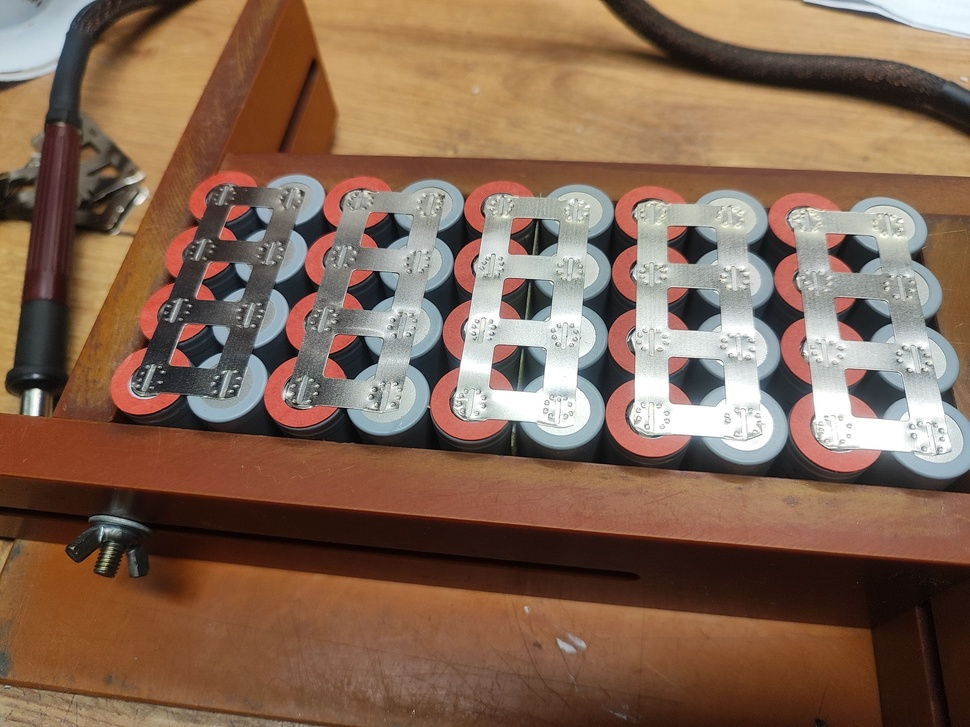
#> input picture photos/5.jpg, 970 x 727 px, shrunk from 2048 x 1536 before the run, found by its file name
$ python circleRecognising.py
#> lines starting #> are read from the running program, lines starting #| are printed output that depends on the picture; after the words box and inside, x2 and y2 are one past the last pixel; in counts of white or black regions, pixels touching at a corner belong together
import cv2
import numpy as np

# Carica l'immagine
img = cv2.imread("photos/5.jpg")
#> img is the input picture: shape (727, 970, 3); mean B, G, R 83.1, 102.8, 131.9
output = img.copy()

# Converti in scala di grigi
gray = cv2.cvtColor(img, cv2.COLOR_BGR2GRAY)
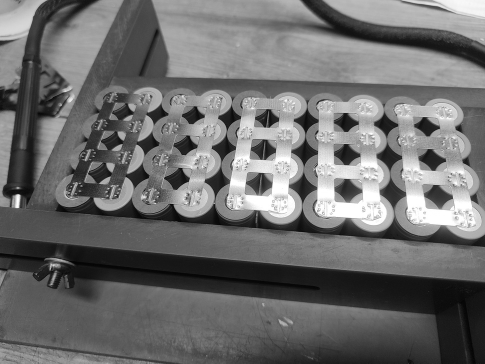
#> gray: shape (727, 970) (shown at 1/2 size); min 0, max 255, mean 109.3

# Applica un blur per ridurre il rumore (facilita il rilevamento dei cerchi)
gray_blurred = cv2.GaussianBlur(gray, (9, 9), 2)
gray_blurred = cv2.GaussianBlur(gray_blurred, (9, 9), 2)
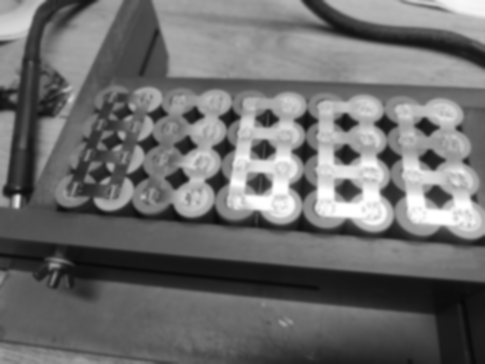
#> gray_blurred: shape (727, 970) (shown at 1/2 size); min 8, max 255, mean 109.3
gray_blurred = cv2.GaussianBlur(gray_blurred, (9, 9), 2)
gray_blurred = cv2.GaussianBlur(gray_blurred, (9, 9), 2)

# Applica il filtro di Canny (opzionale ma utile per visualizzare i bordi)
edges = cv2.Canny(gray_blurred, 30, 90)
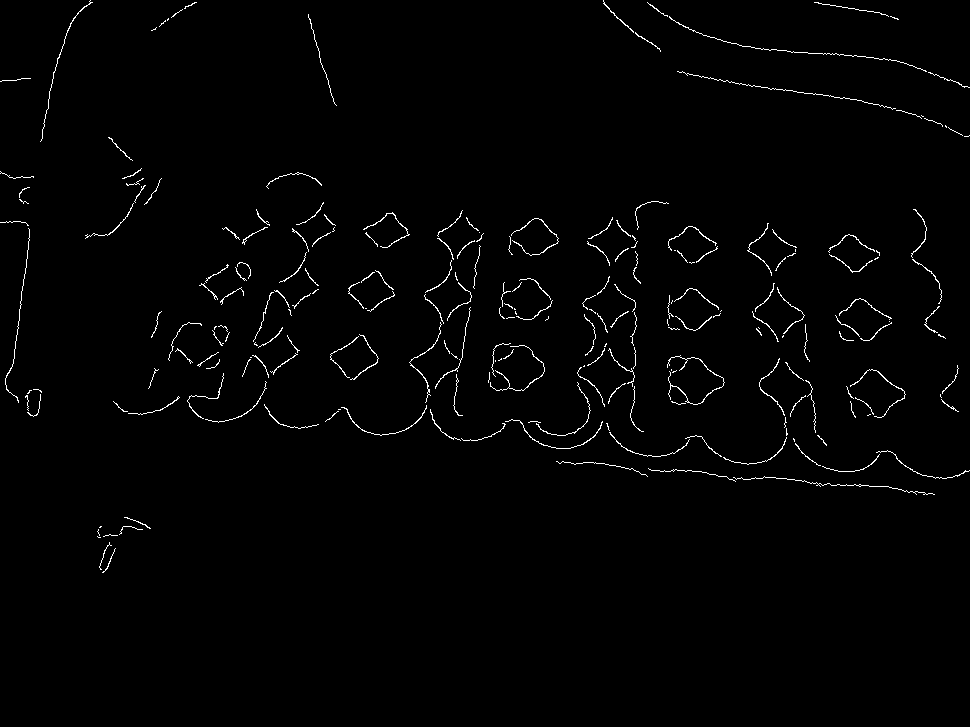
#> edges: shape (727, 970); 1.3% white in thin lines or dots, all inside (x1, y1, x2, y2) = (0, 0, 970, 573)

# Rileva i cerchi con la trasformata di Hough
cerchi = cv2.HoughCircles(
    edges,                # Immagine di input (sfocata)
    cv2.HOUGH_GRADIENT,          # Metodo
    dp=1,                      # Inverso del rapporto di risoluzione
    minDist=120,                  # Distanza minima tra i centri
    param1=100,                   # Soglia per Canny (interna a Hough)
    param2=20,                   # Soglia accumulatore per il rilevamento
    minRadius=10,                # Raggio minimo
    maxRadius=90                 # Raggio massimo
)
#> cerchi = [[545.5, 361.5, 88.3], [843.5, 409.5, 60.7], [215.5, 368.5, 52.2], [669.5, 384.5, 86], [274.5, 253.5, 28.6], [411.5, 332.5, 54], [690.5, 243.5, 15.8]]

# Se sono stati trovati cerchi
if cerchi is not None:
    cerchi = np.uint16(np.around(cerchi))
#> cerchi = [[546, 362, 88], [844, 410, 61], [216, 368, 52], [670, 384, 86], [274, 254, 29], [412, 332, 54], [690, 244, 16]]
    for i in cerchi[0, :]:
        center = (i[0], i[1])
        radius = i[2]

        # Classificazione del polo
        if radius < 60:
            label = "Positivo"
            color = (0, 255, 0)  # Verde
        else:
            label = "Negativo"
            color = (0, 0, 255)  # Rosso

        # Disegna il cerchio e l'etichetta
        cv2.circle(output, center, radius, color, 3)
        cv2.putText(output, label, (i[0] - 20, i[1] - 20), cv2.FONT_HERSHEY_SIMPLEX, 0.7, color, 2)
#> this loop made 7 passes
#> (center, radius, label, color) on passes 1 to 7: ((546, 362), 88, 'Negativo', (0, 0, 255)), ((844, 410), 61, 'Negativo', (0, 0, 255)), ((216, 368), 52, 'Positivo', (0, 255, 0)), ((670, 384), 86, 'Negativo', (0, 0, 255)), ((274, 254), 29, 'Positivo', (0, 255, 0)), ((412, 332), 54, 'Positivo', (0, 255, 0)), ((690, 244), 16, 'Positivo', (0, 255, 0))
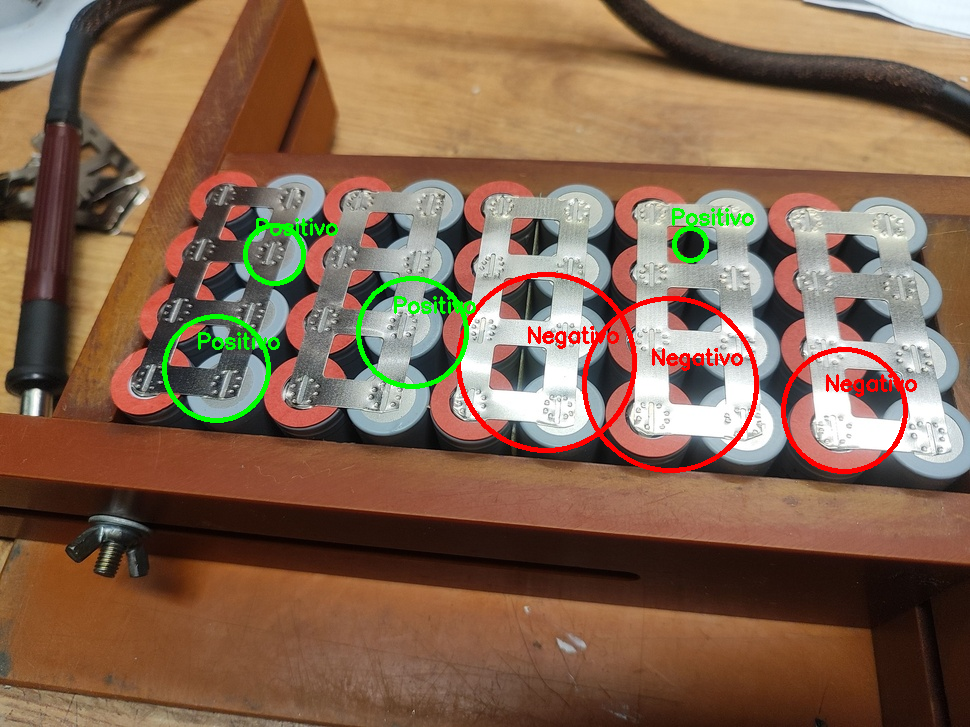
#> output: shape (727, 970, 3); 2.33% of pixels changed, all inside (x1, y1, x2, y2) = (162, 208, 917, 474)

# Mostra i risultati
cv2.imshow("Cerchi rilevati", output)
cv2.imshow("Bordi (Canny)", edges)
cv2.waitKey(0)
cv2.destroyAllWindows()

$ run again, with photos/1.jpg copied over photos/5.jpg
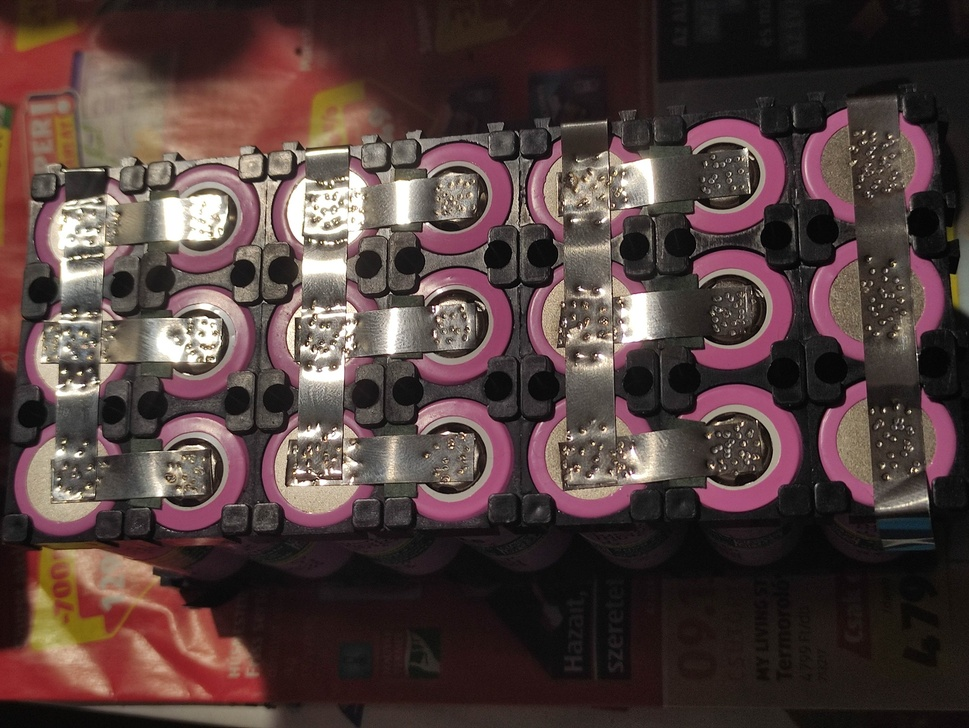
#> input picture photos/1.jpg, 969 x 728 px, shrunk from 2048 x 1538 before the run, found by its file name
#> img is the input picture: shape (728, 969, 3); mean B, G, R 60.1, 62.4, 81.3
#> `edges = cv2.Canny(gray_blurred, 30, 90)`:
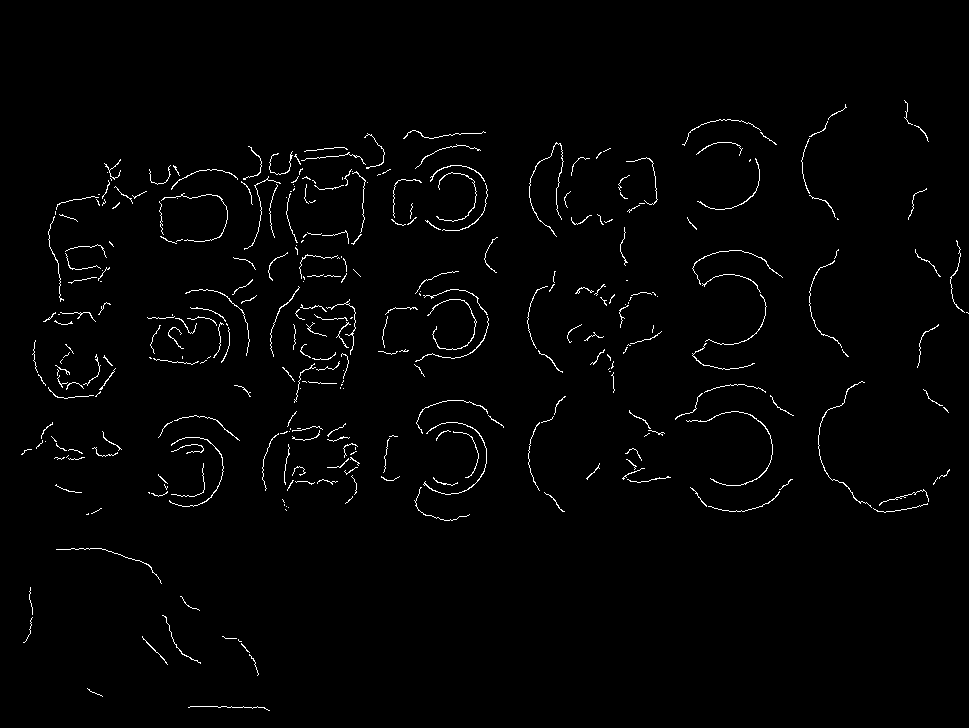
#> edges: shape (728, 969); 1.5% white in thin lines or dots, all inside (x1, y1, x2, y2) = (21, 100, 969, 711)
#> `cerchi = cv2.HoughCircles( edges,`: cerchi = 13 rows, first 8: [331.5, 213.5, 62.8], [728.5, 308.5, 35.5], [208.5, 219.5, 49.4], [736.5, 448.5, 36.6], [464.5, 218.5, 72.4], [449.5, 457.5, 35.2], [724.5, 174.5, 33.8], [313.5, 337.5, 43.6]
#> `cerchi = np.uint16(np.around(cerchi))`: cerchi = 13 rows, first 8: [332, 214, 63], [728, 308, 36], [208, 220, 49], [736, 448, 37], [464, 218, 72], [450, 458, 35], [724, 174, 34], [314, 338, 44]
#> the loop `for i in cerchi[0, :]:` made 13 passes
#> (center, radius, label, color) on passes 1 to 8: ((332, 214), 63, 'Negativo', (0, 0, 255)), ((728, 308), 36, 'Positivo', (0, 255, 0)), ((208, 220), 49, 'Positivo', (0, 255, 0)), ((736, 448), 37, 'Positivo', (0, 255, 0)), ((464, 218), 72, 'Negativo', (0, 0, 255)), ((450, 458), 35, 'Positivo', (0, 255, 0)), ((724, 174), 34, 'Positivo', (0, 255, 0)), ((314, 338), 44, 'Positivo', (0, 255, 0))
#> after the loop `for i in cerchi[0, :]:`:
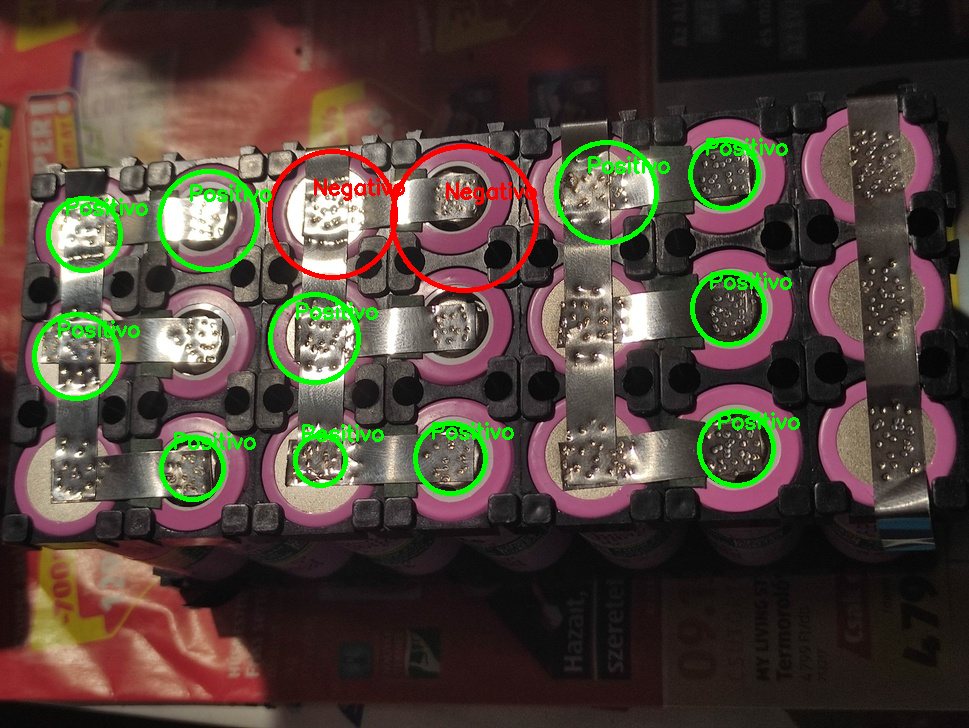
#> output: shape (728, 969, 3); 3.47% of pixels changed, all inside (x1, y1, x2, y2) = (32, 138, 800, 502)
